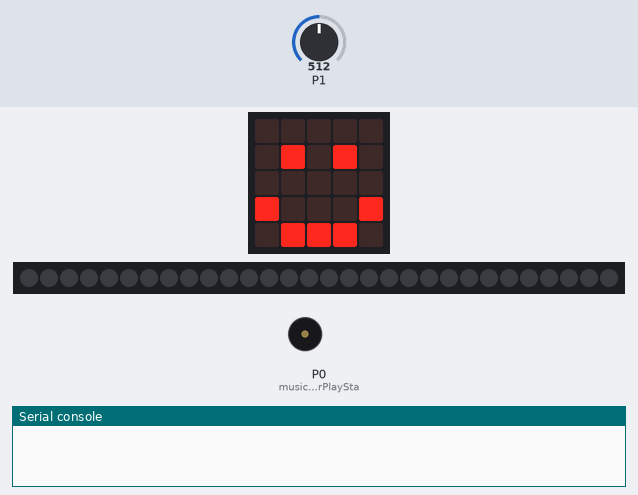
A program run on a simulated BBC micro:bit running MicroPython. Parts: the board's 5×5 LED display, 30 RGB LEDs in strip order, left to right, buzzer (waves = sounding), the last lines printed to the serial console. Inputs (shaded band) come from the test bench; at power-on: P1 = 512 (analog values on the 0–1023 scale).

Above: at 1.2 s.
1.3 s: P1 set to 306
At 2.37 s:
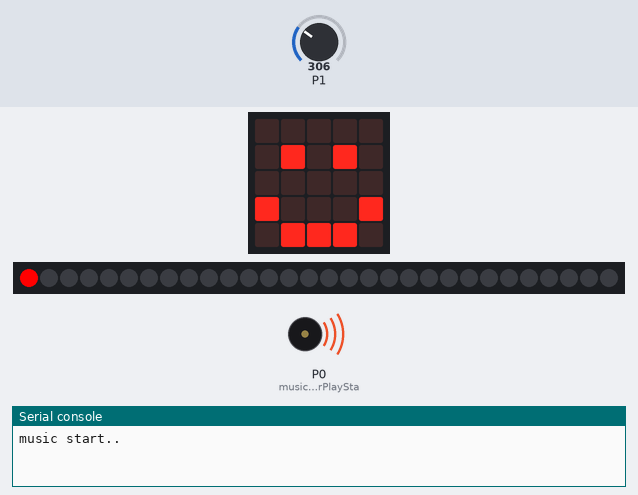
3.6 s: P1 set to 240
At 5.5 s:
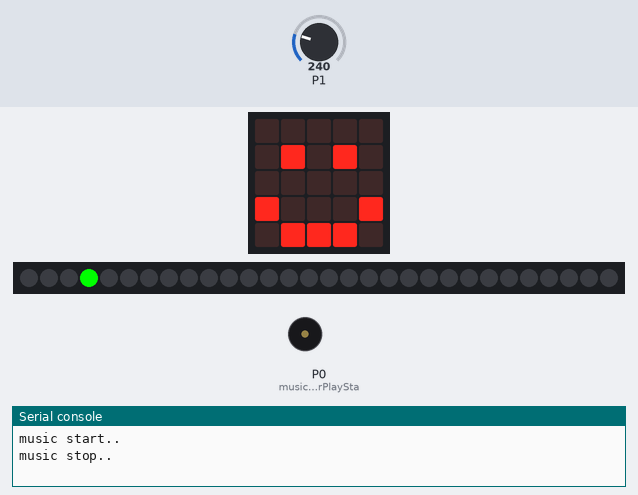
6.6 s: P1 set to 220
9.6 s: P1 set to 40
At 12.1 s:
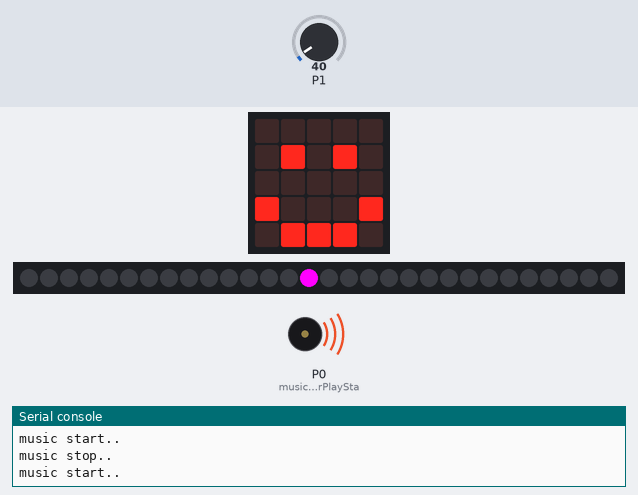
12.4 s: P1 set to 330
At 13.22 s:
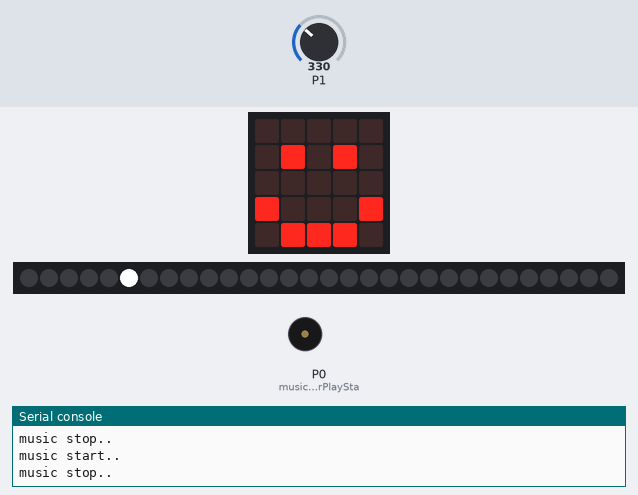
15.1 s: P1 set to 359
Timing chart, 0 to 17.7 s (numbered marks = the images above; inputs shaded):
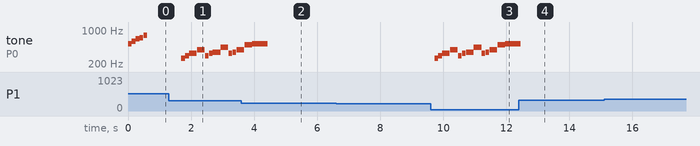

Measured:
- after the input at 1.3 s, tone on P0 (musicCurPlaySta): plays 262 Hz for 0.12 s, 294 Hz for 0.12 s, 330 Hz for 0.24 s, 392 Hz for 0.24 s, 294 Hz for 0.12 s, 330 Hz for 0.12 s … (11 notes in this stretch), starting after 0.40 s
- after the input at 9.6 s, tone on P0 (musicCurPlaySta): plays 262 Hz for 0.12 s, 294 Hz for 0.12 s, 330 Hz for 0.24 s, 392 Hz for 0.24 s, 294 Hz for 0.12 s, 330 Hz for 0.12 s … (13 notes in this stretch), starting after 0.12 s
- by itself, tone on P0 (musicCurPlaySta): plays 523 Hz for 0.12 s, 587 Hz for 0.12 s, 659 Hz for 0.12 s, 698 Hz for 0.12 s, 784 Hz for 0.12 s

The program:

microbit_program.py
```python
# Add your Python code here. E.g.
from microbit import *
import music
import neopixel

# define
RGB_LED_NUM = 30
RGB_COLOR_NUM = 8
RGB_COLOR = [
    (0, 0, 0),
    (255, 0, 0),
    (0, 255, 0),
    (0, 0, 255),
    (255, 255, 0),
    (0, 255, 255),
    (255, 0, 255),
    (255, 255, 255),
]

# RGB
rgbLedUpdateTime = 100
rgbLedTimeCnt = 0
rgbLedCurIndex = 0
rgbLedColorIndex = 1

# LIGHT
LIGHT_VALUE_MAX = 10
lightCurValue = 0
lightLastValue = 0
lightTimeCnt = 0
lightValuebuf = [0, 0, 0, 0, 0, 0, 0, 0, 0, 0]
lightValueIndex = 0

# MUSIC
musicCurPlaySta = 0
musicExpectPlaySta = 0

# DISPLAY
curPicIndex = 0
expectPicIndex = 0

# CFG
lightThreshold = 50
np = neopixel.NeoPixel(pin2, RGB_LED_NUM)

# turn on led
def rgbLedCtrlOn(ledIndex, colorIndex):
    global nb
    for i in range(0, RGB_LED_NUM):
        if i == ledIndex:
            # on
            np[i] = RGB_COLOR[colorIndex]
        else:
            # off
            np[i] = RGB_COLOR[0]
    # show
    np.show()
    return

# rgb time modify
def rgbLedTimeSet(value):
    # var declare
    global rgbLedUpdateTime
    # cpy
    rgbLedUpdateTime = value
    return


# rgb led task
def rgbLedTask():
    # var declare
    global rgbLedTimeCnt
    global rgbLedCurIndex
    global rgbLedColorIndex

    # time cal
    rgbLedTimeCnt += 1
    if rgbLedTimeCnt < rgbLedUpdateTime:
        return
    # restart cal
    rgbLedTimeCnt = 0

    # rgb update
    rgbLedCtrlOn(rgbLedCurIndex, rgbLedColorIndex)

    # switch to next led
    rgbLedCurIndex += 1
    if RGB_LED_NUM <= rgbLedCurIndex:
        rgbLedCurIndex = 0
        # switch to next color
        rgbLedColorIndex += 1
        if RGB_COLOR_NUM <= rgbLedColorIndex:
            # start from one
            rgbLedColorIndex = 1
    return


# music task
def musicCtrl(value):
    # var declare
    global musicCurPlaySta
    global musicExpectPlaySta

    # light chk
    if value < lightThreshold:
        musicExpectPlaySta = 1
    else:
        musicExpectPlaySta = 0

    # chk change
    if musicExpectPlaySta != musicCurPlaySta:
        musicCurPlaySta = musicExpectPlaySta
        # music ctrl
        if musicCurPlaySta == 1:
            # play
            print("music start..")
            music.play(music.RINGTONE)
        else:
            # stop
            print("music stop..")
            music.stop()
    return

# display ctrl
def displayCtr(value):
    # var declare
    global curPicIndex
    global expectPicIndex

    # chk light value
    if value < lightThreshold:
        expectPicIndex = 1
    else:
        expectPicIndex = 0

    # change
    if expectPicIndex != curPicIndex:
        # cpy
        curPicIndex = expectPicIndex
        # show
        if curPicIndex == 0:
            display.show(Image.HAPPY)
        else:
            display.show(Image.SAD)

    return

# light task
def lightTask():
    # var declare
    global lightTimeCnt
    global lightCurValue
    global lightLastValue
    global lightValuebuf
    global lightValueIndex

    # time 1s
    lightTimeCnt += 1
    if lightTimeCnt < 100:
        return

    lightValuebuf[lightValueIndex] = pin1.read_analog()
    lightValuebuf.sort()
    lightValueSum = 0
    for i in range(1, LIGHT_VALUE_MAX-2):
        lightValueSum = lightValueSum + lightValuebuf[i]
    lightCurValue = lightValueSum/(LIGHT_VALUE_MAX-2)

    lightValueIndex += 1
    if lightValueIndex >= LIGHT_VALUE_MAX:
        lightValueIndex = 0

    if lightCurValue != lightLastValue:
        if abs(lightCurValue - lightLastValue) < 20:
            return
        # light value update
        lightLastValue = lightCurValue
        # print for debug
        # print("\r\n", lightLastValue)
        # change rgb time
        rgbLedTimeSet(lightLastValue / 100)
        # change music
        musicCtrl(lightLastValue)
        # change display
        displayCtr(lightLastValue)
    return


while True:
    # var
    # power voice
    music.play(music.JUMP_UP)

    # display init
    display.show(Image.HAPPY)

    while True:
        # rgb led task
        rgbLedTask()

        # light task
        lightTask()

        # sleep
        sleep(10)
```
